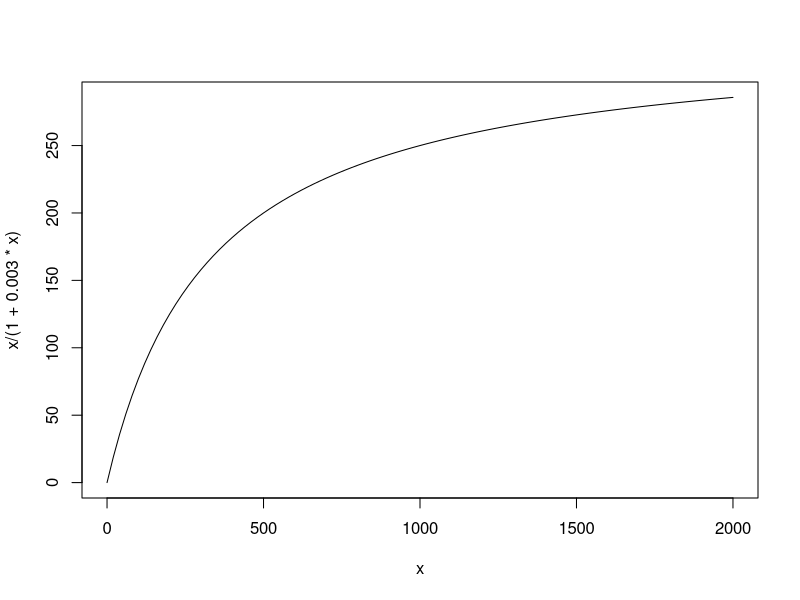
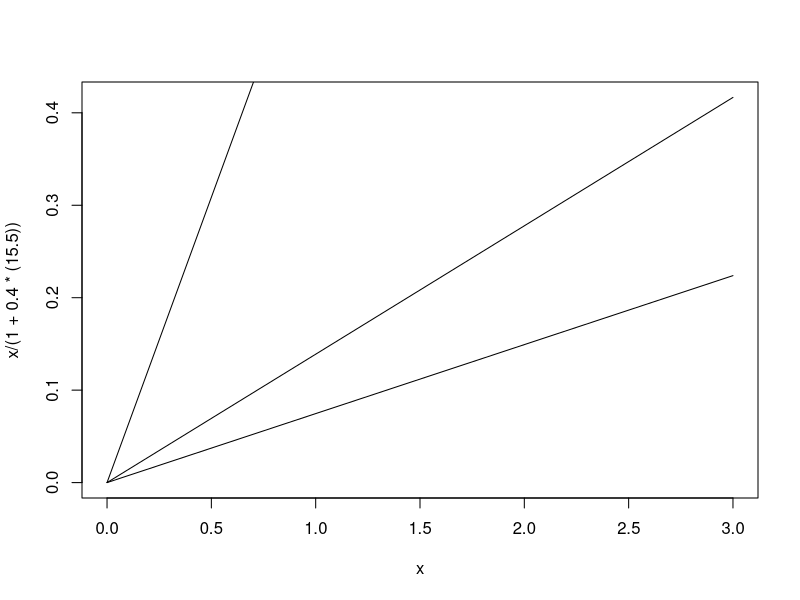
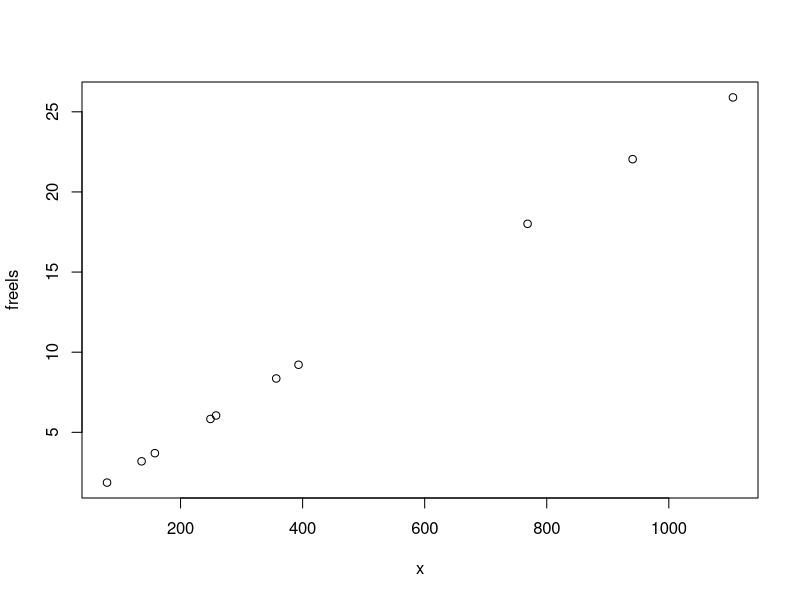
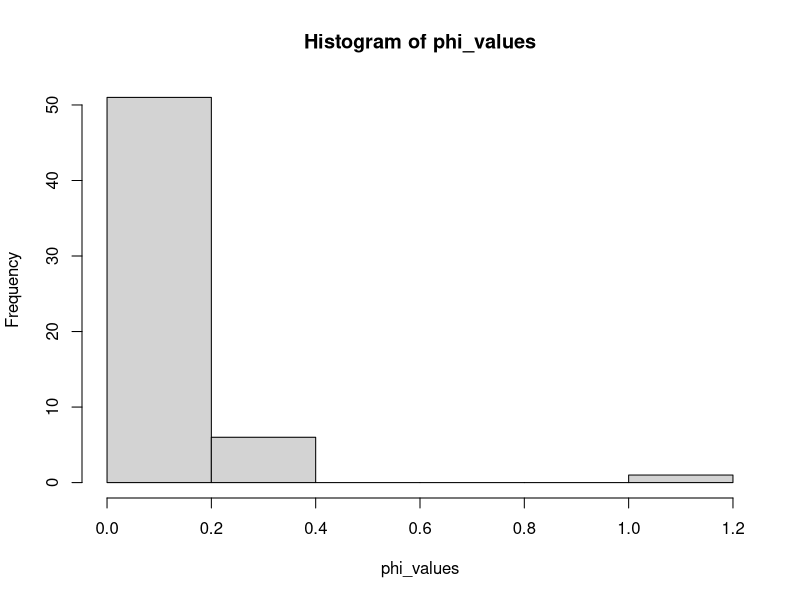
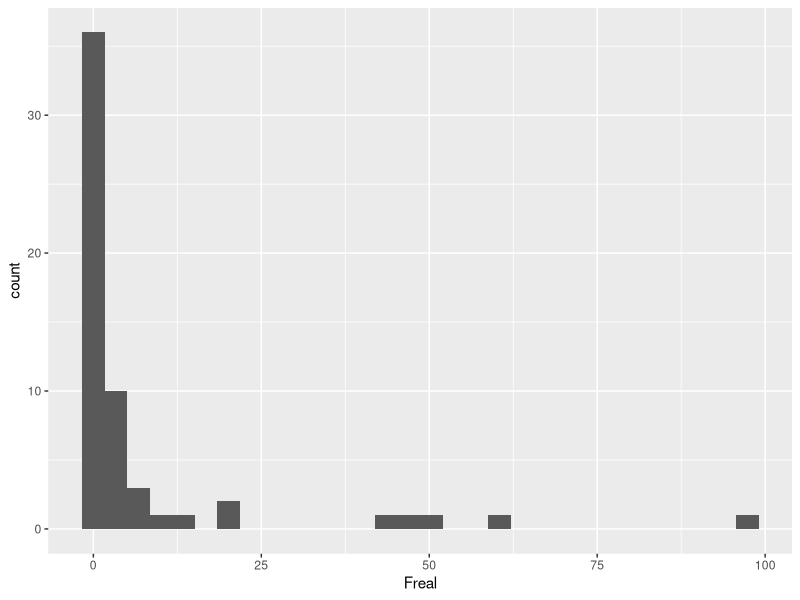
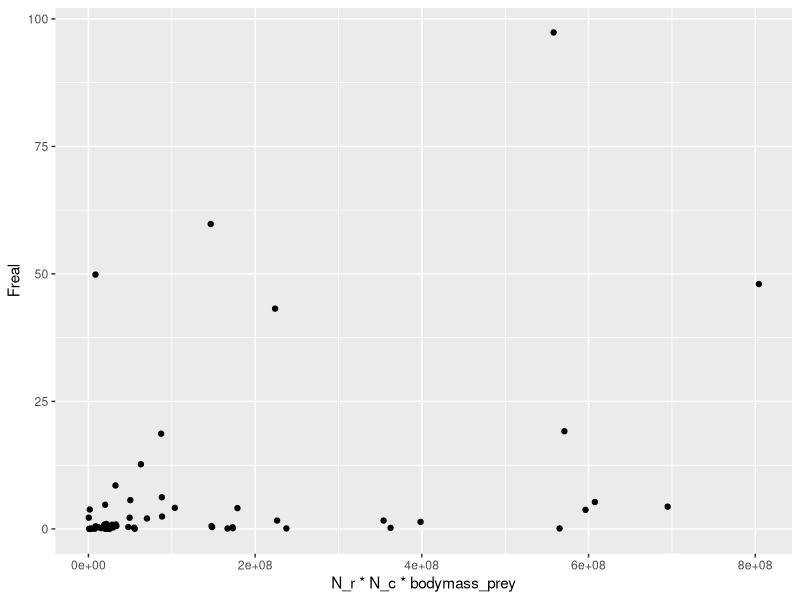
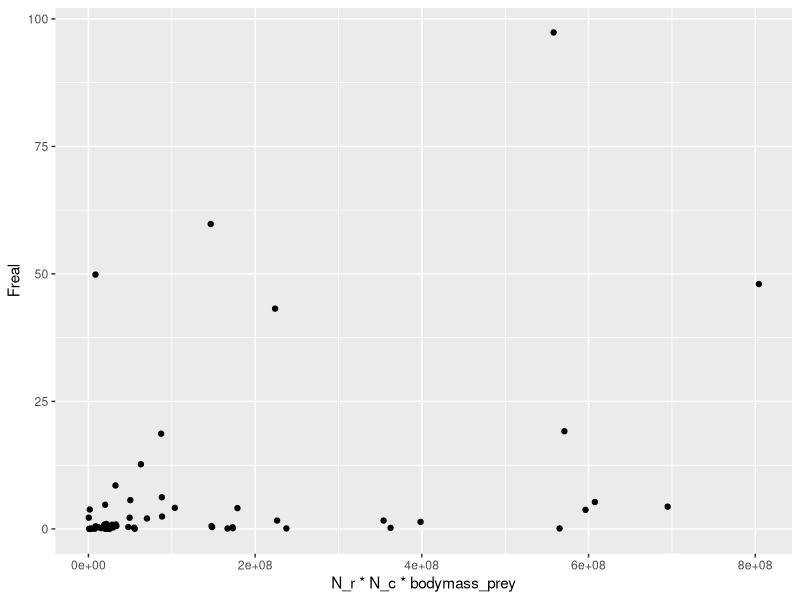

Write R code to recreate these figures, in order.
## ---- chunk 1

curve(x/(1+.003*x), xlim = c(0,2000))

## ---- chunk 2
curve(x/(1 + 0.4*(15.5)), xlim = c(0,3))
curve(x/(1 + 0.04*(15.5)), xlim = c(0,3), add = TRUE)
curve(x/(1 + 0.8*(15.5)), xlim = c(0,3), add = TRUE)

## ---- chunk 3
freels <- exp(rnorm(10, mean = 2, sd = 1))
freels

# freels = x / (1 + .4*sum(freels))

x = freels * (1 + .4*sum(freels))

plot(x = x, y = freels)


## ---- chunk 4
prey_rich <- 20
pred_rich <- 10

N_prey <- runif(prey_rich, min = .5, max = 1e6)

N_pred <- runif(pred_rich, min = .1, max = 2e5)

# make a list of species names

## ---- chunk 5
# for each predator we need to know what they eat

prey_names <- paste0("prey", 1:prey_rich)

pred_names <- paste0("pred", 1:pred_rich)

# grab some prey for each predator
prey_names[which(rbinom(prey_rich, 1, .3) == 1)]


library(tidyverse)

fake_community <- tibble(pred_names) |> 
  rowwise() |> 
  mutate(prey_names = list(prey_names[which(rbinom(prey_rich, 1, .3) == 1)])) |> 
  unnest(prey_names) |> 
  mutate(pred_num = parse_number(pred_names),
         prey_num = parse_number(prey_names))

## ---- chunk 6

prey_tonne_per_km2 <- runif(N_prey, min = 2e-4, max = 2e5)
pred_tonne_per_km2 <- runif(N_pred, min = 1e-5, max = 9e3)

avg_bodymass_prey <- runif(N_prey, min = 2e-6, .3)
avg_bodymass_pred <- runif(N_pred, min = 2e-6, 14)

# degree isn't actually a random variable =-- more interesting! its missing data
# degree <- rpois(N_pred, lambda = 11.69)

fake_community_data <- fake_community |> 
  # add biomass
  mutate(biomass_pred = pred_tonne_per_km2[pred_num],
         biomass_prey = prey_tonne_per_km2[prey_num],
         bodymass_pred = avg_bodymass_pred[pred_num],
         bodymass_prey = avg_bodymass_prey[prey_num],
         # N_r, r for resouces, so prey
         N_r = biomass_prey/bodymass_prey,
         N_c = biomass_pred/bodymass_pred)



## ---- chunk 7

phi_values <- exp(rnorm(nrow(fake_community_data), mean = -2.5, sd = 1))
hist(phi_values)

# every row gets a different phi
fake_comm_phi <- fake_community_data |> 
  mutate(phi_val = phi_values)
## ---- chunk 8
# calc Fmax
fake_Fmax_sum <- fake_comm_phi |> 
  group_by(pred_names) |> 
  mutate(
    degree = n(),
    Fmax = phi_val/degree * N_r * N_c * bodymass_prey,
    sum_Fmax = sum(Fmax)
  )
## ---- chunk 9
handling <- exp(rnorm(N_pred, mean = -2, sd = 2))

fake_Freal <- fake_Fmax_sum |> 
  mutate(h = handling[pred_num],
         Freal = Fmax / (1 + h*sum_Fmax))


## ---- chunk 10
knitr::kable(head(fake_Freal, n = 30))
## ---- chunk 11
fake_Freal |> 
  ggplot(aes(x = Freal)) + geom_histogram()
## ---- chunk 12
fake_Freal |> 
  ggplot(aes(x =  N_r * N_c * bodymass_prey, y = Freal)) + 
  geom_point()
## ---- chunk 13
fake_Freal |> 
  ggplot(aes(x =  N_r * N_c * bodymass_prey, y = Freal)) + 
  geom_point()

## ---- chunk 14
fake_Freal |> 
  group_by(pred_names, sum_Fmax) |> 
  summarise(sum_Freal = sum(Freal))
